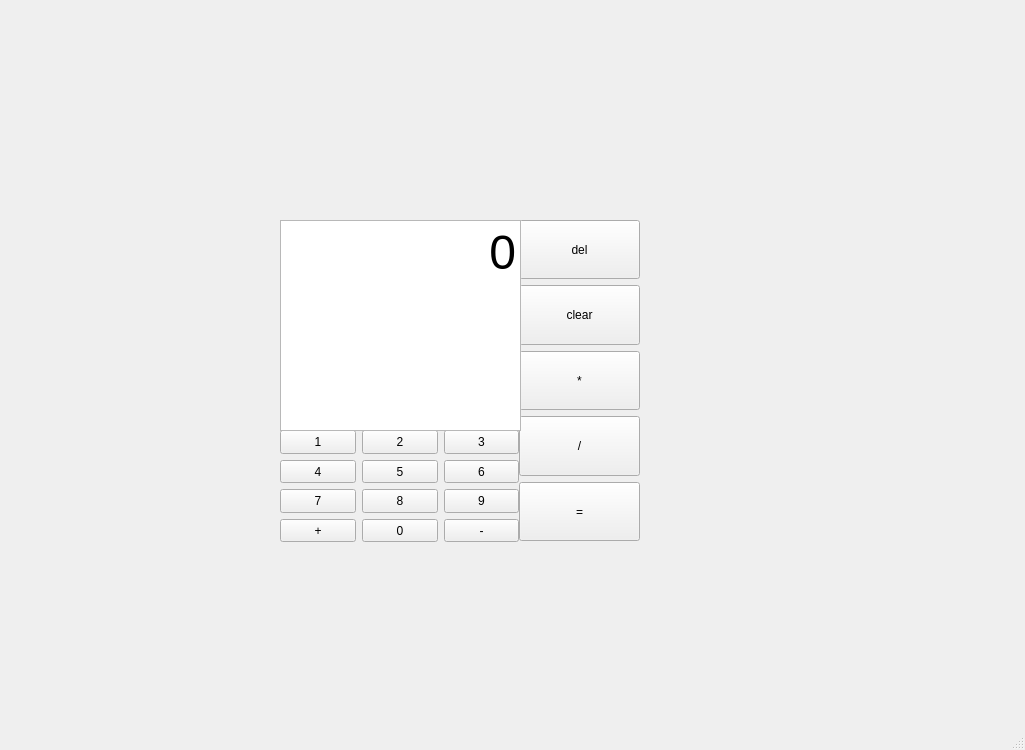
<?xml version="1.0" encoding="UTF-8"?>
<ui version="4.0">
 <class>MainWindow</class>
 <widget class="QMainWindow" name="MainWindow">
  <property name="geometry">
   <rect>
    <x>0</x>
    <y>0</y>
    <width>1025</width>
    <height>750</height>
   </rect>
  </property>
  <property name="windowTitle">
   <string>MainWindow</string>
  </property>
  <widget class="QWidget" name="centralwidget">
   <widget class="QWidget" name="verticalLayoutWidget">
    <property name="geometry">
     <rect>
      <x>519</x>
      <y>220</y>
      <width>121</width>
      <height>321</height>
     </rect>
    </property>
    <layout class="QVBoxLayout" name="verticalLayout">
     <item>
      <widget class="QPushButton" name="pushButton_16">
       <property name="sizePolicy">
        <sizepolicy hsizetype="Minimum" vsizetype="MinimumExpanding">
         <horstretch>0</horstretch>
         <verstretch>0</verstretch>
        </sizepolicy>
       </property>
       <property name="text">
        <string>del</string>
       </property>
      </widget>
     </item>
     <item>
      <widget class="QPushButton" name="pushButton_15">
       <property name="sizePolicy">
        <sizepolicy hsizetype="Minimum" vsizetype="MinimumExpanding">
         <horstretch>0</horstretch>
         <verstretch>0</verstretch>
        </sizepolicy>
       </property>
       <property name="text">
        <string>clear</string>
       </property>
      </widget>
     </item>
     <item>
      <widget class="QPushButton" name="pushButton_3">
       <property name="sizePolicy">
        <sizepolicy hsizetype="Minimum" vsizetype="MinimumExpanding">
         <horstretch>0</horstretch>
         <verstretch>0</verstretch>
        </sizepolicy>
       </property>
       <property name="text">
        <string>*</string>
       </property>
      </widget>
     </item>
     <item>
      <widget class="QPushButton" name="pushButton_2">
       <property name="sizePolicy">
        <sizepolicy hsizetype="Minimum" vsizetype="MinimumExpanding">
         <horstretch>0</horstretch>
         <verstretch>0</verstretch>
        </sizepolicy>
       </property>
       <property name="text">
        <string>/</string>
       </property>
      </widget>
     </item>
     <item>
      <widget class="QPushButton" name="pushButton_14">
       <property name="sizePolicy">
        <sizepolicy hsizetype="Minimum" vsizetype="MinimumExpanding">
         <horstretch>0</horstretch>
         <verstretch>0</verstretch>
        </sizepolicy>
       </property>
       <property name="text">
        <string>=</string>
       </property>
      </widget>
     </item>
    </layout>
   </widget>
   <widget class="QWidget" name="gridLayoutWidget">
    <property name="geometry">
     <rect>
      <x>280</x>
      <y>430</y>
      <width>239</width>
      <height>112</height>
     </rect>
    </property>
    <property name="sizePolicy">
     <sizepolicy hsizetype="Preferred" vsizetype="Expanding">
      <horstretch>0</horstretch>
      <verstretch>0</verstretch>
     </sizepolicy>
    </property>
    <layout class="QGridLayout" name="gridLayout_2">
     <item row="2" column="2">
      <widget class="QPushButton" name="ninebtn">
       <property name="sizePolicy">
        <sizepolicy hsizetype="Minimum" vsizetype="Expanding">
         <horstretch>0</horstretch>
         <verstretch>0</verstretch>
        </sizepolicy>
       </property>
       <property name="text">
        <string>9</string>
       </property>
       <property name="iconSize">
        <size>
         <width>16</width>
         <height>32</height>
        </size>
       </property>
      </widget>
     </item>
     <item row="0" column="1">
      <widget class="QPushButton" name="twobtn">
       <property name="sizePolicy">
        <sizepolicy hsizetype="Minimum" vsizetype="Expanding">
         <horstretch>0</horstretch>
         <verstretch>0</verstretch>
        </sizepolicy>
       </property>
       <property name="text">
        <string>2</string>
       </property>
       <property name="iconSize">
        <size>
         <width>16</width>
         <height>32</height>
        </size>
       </property>
      </widget>
     </item>
     <item row="0" column="2">
      <widget class="QPushButton" name="threebtn">
       <property name="sizePolicy">
        <sizepolicy hsizetype="Minimum" vsizetype="Expanding">
         <horstretch>0</horstretch>
         <verstretch>0</verstretch>
        </sizepolicy>
       </property>
       <property name="text">
        <string>3</string>
       </property>
       <property name="iconSize">
        <size>
         <width>16</width>
         <height>32</height>
        </size>
       </property>
      </widget>
     </item>
     <item row="2" column="1">
      <widget class="QPushButton" name="eightbtn">
       <property name="sizePolicy">
        <sizepolicy hsizetype="Minimum" vsizetype="Expanding">
         <horstretch>0</horstretch>
         <verstretch>0</verstretch>
        </sizepolicy>
       </property>
       <property name="text">
        <string>8</string>
       </property>
       <property name="iconSize">
        <size>
         <width>16</width>
         <height>32</height>
        </size>
       </property>
      </widget>
     </item>
     <item row="1" column="1">
      <widget class="QPushButton" name="fivebtn">
       <property name="sizePolicy">
        <sizepolicy hsizetype="Minimum" vsizetype="Expanding">
         <horstretch>0</horstretch>
         <verstretch>0</verstretch>
        </sizepolicy>
       </property>
       <property name="text">
        <string>5</string>
       </property>
       <property name="iconSize">
        <size>
         <width>16</width>
         <height>32</height>
        </size>
       </property>
      </widget>
     </item>
     <item row="2" column="0">
      <widget class="QPushButton" name="sevenbtn">
       <property name="sizePolicy">
        <sizepolicy hsizetype="Minimum" vsizetype="Expanding">
         <horstretch>0</horstretch>
         <verstretch>0</verstretch>
        </sizepolicy>
       </property>
       <property name="text">
        <string>7</string>
       </property>
       <property name="iconSize">
        <size>
         <width>16</width>
         <height>32</height>
        </size>
       </property>
      </widget>
     </item>
     <item row="1" column="2">
      <widget class="QPushButton" name="sixBtn">
       <property name="sizePolicy">
        <sizepolicy hsizetype="Minimum" vsizetype="Expanding">
         <horstretch>0</horstretch>
         <verstretch>0</verstretch>
        </sizepolicy>
       </property>
       <property name="text">
        <string>6</string>
       </property>
       <property name="iconSize">
        <size>
         <width>16</width>
         <height>32</height>
        </size>
       </property>
      </widget>
     </item>
     <item row="1" column="0">
      <widget class="QPushButton" name="fourbtn">
       <property name="sizePolicy">
        <sizepolicy hsizetype="Minimum" vsizetype="Expanding">
         <horstretch>0</horstretch>
         <verstretch>0</verstretch>
        </sizepolicy>
       </property>
       <property name="text">
        <string>4</string>
       </property>
       <property name="iconSize">
        <size>
         <width>16</width>
         <height>32</height>
        </size>
       </property>
      </widget>
     </item>
     <item row="0" column="0">
      <widget class="QPushButton" name="onebtn">
       <property name="sizePolicy">
        <sizepolicy hsizetype="Minimum" vsizetype="Expanding">
         <horstretch>0</horstretch>
         <verstretch>0</verstretch>
        </sizepolicy>
       </property>
       <property name="text">
        <string>1</string>
       </property>
       <property name="iconSize">
        <size>
         <width>16</width>
         <height>32</height>
        </size>
       </property>
      </widget>
     </item>
     <item row="3" column="1">
      <widget class="QPushButton" name="pushButton_5">
       <property name="sizePolicy">
        <sizepolicy hsizetype="Minimum" vsizetype="Expanding">
         <horstretch>0</horstretch>
         <verstretch>0</verstretch>
        </sizepolicy>
       </property>
       <property name="text">
        <string>0</string>
       </property>
      </widget>
     </item>
     <item row="3" column="0">
      <widget class="QPushButton" name="pushButton_6">
       <property name="sizePolicy">
        <sizepolicy hsizetype="Minimum" vsizetype="Expanding">
         <horstretch>0</horstretch>
         <verstretch>0</verstretch>
        </sizepolicy>
       </property>
       <property name="text">
        <string>+</string>
       </property>
      </widget>
     </item>
     <item row="3" column="2">
      <widget class="QPushButton" name="pushButton_7">
       <property name="sizePolicy">
        <sizepolicy hsizetype="Minimum" vsizetype="Expanding">
         <horstretch>0</horstretch>
         <verstretch>0</verstretch>
        </sizepolicy>
       </property>
       <property name="text">
        <string>-</string>
       </property>
      </widget>
     </item>
    </layout>
   </widget>
   <widget class="QTextBrowser" name="textBrowser">
    <property name="geometry">
     <rect>
      <x>280</x>
      <y>220</y>
      <width>241</width>
      <height>211</height>
     </rect>
    </property>
    <property name="html">
     <string>&lt;!DOCTYPE HTML PUBLIC &quot;-//W3C//DTD HTML 4.0//EN&quot; &quot;http://www.w3.org/TR/REC-html40/strict.dtd&quot;&gt;
&lt;html&gt;&lt;head&gt;&lt;meta name=&quot;qrichtext&quot; content=&quot;1&quot; /&gt;&lt;style type=&quot;text/css&quot;&gt;
p, li { white-space: pre-wrap; }
&lt;/style&gt;&lt;/head&gt;&lt;body style=&quot; font-family:'MS Shell Dlg 2'; font-size:8.25pt; font-weight:400; font-style:normal;&quot;&gt;
&lt;p align=&quot;right&quot; style=&quot; margin-top:0px; margin-bottom:0px; margin-left:0px; margin-right:0px; -qt-block-indent:0; text-indent:0px;&quot;&gt;&lt;span style=&quot; font-size:36pt;&quot;&gt;0&lt;/span&gt;&lt;/p&gt;&lt;/body&gt;&lt;/html&gt;</string>
    </property>
   </widget>
  </widget>
  <widget class="QMenuBar" name="menubar">
   <property name="geometry">
    <rect>
     <x>0</x>
     <y>0</y>
     <width>1025</width>
     <height>21</height>
    </rect>
   </property>
  </widget>
  <widget class="QStatusBar" name="statusbar"/>
 </widget>
 <resources/>
 <connections/>
</ui>
